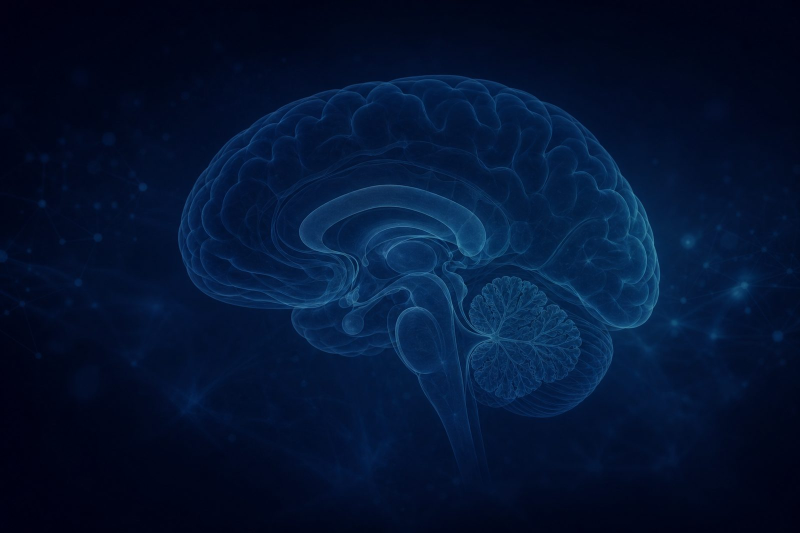
#> input picture frontend/assets/home_brain_wallpaper.jpg, 1600 x 1066 px (shown at 1/2 size)
$ python -i mri_validator.py   (imports and definitions only)
#> lines starting #> are read from the running program, lines starting #| are printed output that depends on the picture; after the words box and inside, x2 and y2 are one past the last pixel; in counts of white or black regions, pixels touching at a corner belong together
#> further down, picture is the input picture: PIL image 1600x1066 RGB; mean R, G, B 3.4, 20.6, 50.9
from dataclasses import dataclass
from typing import List

import numpy as np
from PIL import Image


@dataclass(frozen=True)
class MRIValidationResult:
    accepted: bool
    reasons: List[str]


def validate_mri_image(image: Image.Image) -> MRIValidationResult:
    """
    Reject obvious out-of-domain uploads before MRI stage classification.

    This is a conservative plausibility check for exported 2D brain MRI slices,
    not a diagnostic validator or a replacement for a trained OOD detector.
    """
    if not isinstance(image, Image.Image):
        return MRIValidationResult(False, ["The upload is not a readable image."])

    if image.width < 96 or image.height < 96:
        return MRIValidationResult(False, ["The image is too small for MRI analysis."])

    rgb = np.asarray(image.convert("RGB").resize((224, 224)), dtype=np.float32)
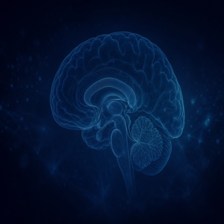
#> rgb: shape (224, 224, 3) float32; mean R, G, B 3.4, 20.6, 50.9
    gray = np.asarray(image.convert("L").resize((224, 224)), dtype=np.float32)
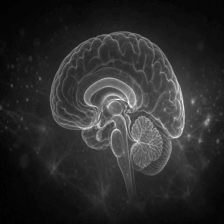
#> gray: shape (224, 224) float32; min 2, max 99, mean 18.9; drawn with min black and max white
    reasons = []

    channel_range = rgb.max(axis=2) - rgb.min(axis=2)
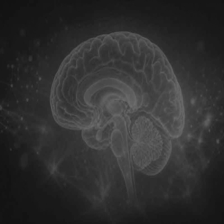
#> channel_range: shape (224, 224) float32; min 18, max 110, mean 47.4
    color_pixel_ratio = float(np.mean(channel_range > 12.0))
#> color_pixel_ratio = 1
    mean_channel_range = float(np.mean(channel_range))
#> mean_channel_range = 47.43
    if color_pixel_ratio > 0.08 or mean_channel_range > 5.0:
        reasons.append("The uploaded image is not grayscale like an MRI slice.")

    if float(gray.std()) < 12.0:
        reasons.append("The image does not contain enough scan contrast.")

    border_width = max(8, int(min(gray.shape) * 0.10))
#> border_width = 22
    border = np.concatenate(
        (
            gray[:border_width, :].ravel(),
            gray[-border_width:, :].ravel(),
            gray[:, :border_width].ravel(),
            gray[:, -border_width:].ravel(),
        )
    )
#> border = 19712 values, max 68 at index 17408, min 2 at index 226, mean 8.24
    dark_border_ratio = float(np.mean(border < 45.0))
#> dark_border_ratio = 0.999
    if dark_border_ratio < 0.42:
        reasons.append("The image does not have the expected dark MRI background.")

    foreground = gray > 30.0
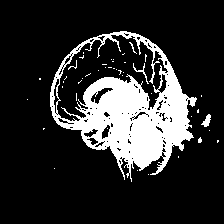
#> foreground: shape (224, 224) bool; 17.7% white; 44 white regions (39 under 20 px), largest, box (x1, y1, x2, y2) and area: (50, 31, 197, 182) 8598, (201, 114, 211, 127) 68, (133, 63, 149, 84) 54, (129, 42, 137, 54) 20, (68, 60, 77, 70) 20
    foreground_ratio = float(np.mean(foreground))
#> foreground_ratio = 0.177
    if foreground_ratio < 0.06 or foreground_ratio > 0.78:
        reasons.append("The visible anatomy area is not consistent with a brain MRI slice.")
    elif foreground.any():
        ys, xs = np.nonzero(foreground)
#> ys = 8890 values from 31 to 181; xs = 8890 values, max 218 at index 7278, min 27 at index 2714, mean 131.3
        x_offset = abs(float(xs.mean()) - (gray.shape[1] - 1) / 2) / gray.shape[1]
#> x_offset = 0.0884
        y_offset = abs(float(ys.mean()) - (gray.shape[0] - 1) / 2) / gray.shape[0]
#> y_offset = 0.000669
        if x_offset > 0.18 or y_offset > 0.18:
            reasons.append("The scan anatomy is not centered as expected.")

    return MRIValidationResult(not reasons, reasons)

>>> from PIL import Image
>>> picture = Image.open('../../frontend/assets/home_brain_wallpaper.jpg')
>>> result = validate_mri_image(picture)
